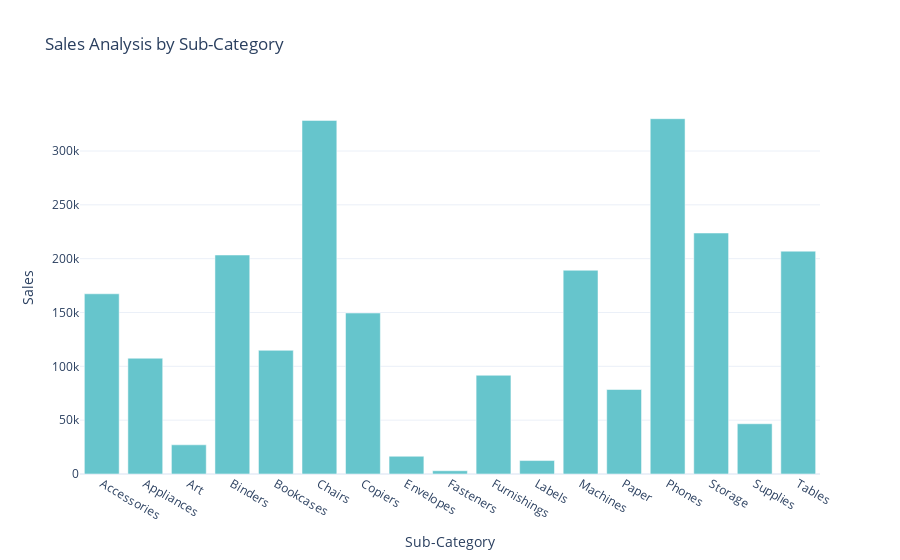

Notebook cell for this chart:
### Code cell
sales_by_subcategory = data.groupby('Sub-Category')['Sales'].sum().reset_index()
fig = px.bar(sales_by_subcategory, 
             x='Sub-Category', 
             y='Sales', 
             title='Sales Analysis by Sub-Category', 
            color_discrete_sequence=px.colors.qualitative.Pastel)
fig.show()

### Figure 1 — Plotly figure (JSON) as saved in the notebook; plotly's stock layout.template omitted (floating-point values rounded to 4 significant figures)
{"data": [{"alignmentgroup": "True", "hovertemplate": "Sub-Category=%{x}<br>Sales=%{y}<extra></extra>", "legendgroup": "", "marker": {"color": "rgb(102, 197, 204)", "pattern": {"shape": ""}}, "name": "", "offsetgroup": "", "orientation": "v", "showlegend": false, "textposition": "auto", "type": "bar", "x": ["Accessories", "Appliances", "Art", "Binders", "Bookcases", "Chairs", "Copiers", "Envelopes", "Fasteners", "Furnishings", "Labels", "Machines", "Paper", "Phones", "Storage", "Supplies", "Tables"], "xaxis": "x", "y": [167400.0, 107500.0, 27120.0, 203400.0, 114900.0, 328400.0, 149500.0, 16480.0, 3024.0, 91710.0, 12490.0, 189200.0, 78480.0, 330000.0, 223800.0, 46670.0, 207000.0], "yaxis": "y"}], "layout": {"autosize": true, "barmode": "relative", "legend": {"tracegroupgap": 0}, "title": {"text": "Sales Analysis by Sub-Category"}, "xaxis": {"anchor": "y", "autorange": true, "domain": [0, 1], "range": [-0.5, 16.5], "title": {"text": "Sub-Category"}, "type": "category"}, "yaxis": {"anchor": "x", "autorange": true, "domain": [0, 1], "range": [0, 347400.0], "title": {"text": "Sales"}, "type": "linear"}}}
